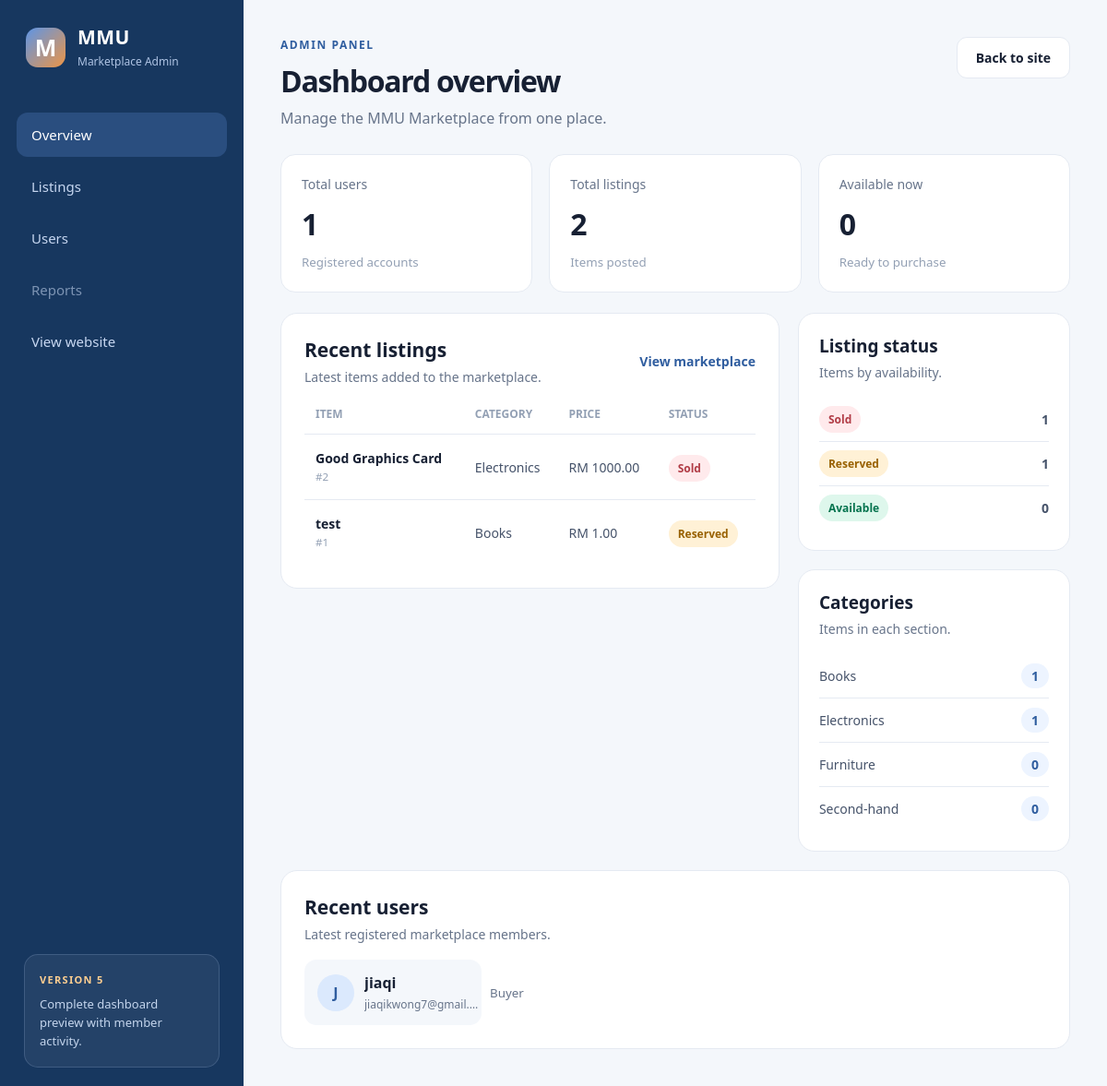
/admin, run on an earlier commit of the app's database.
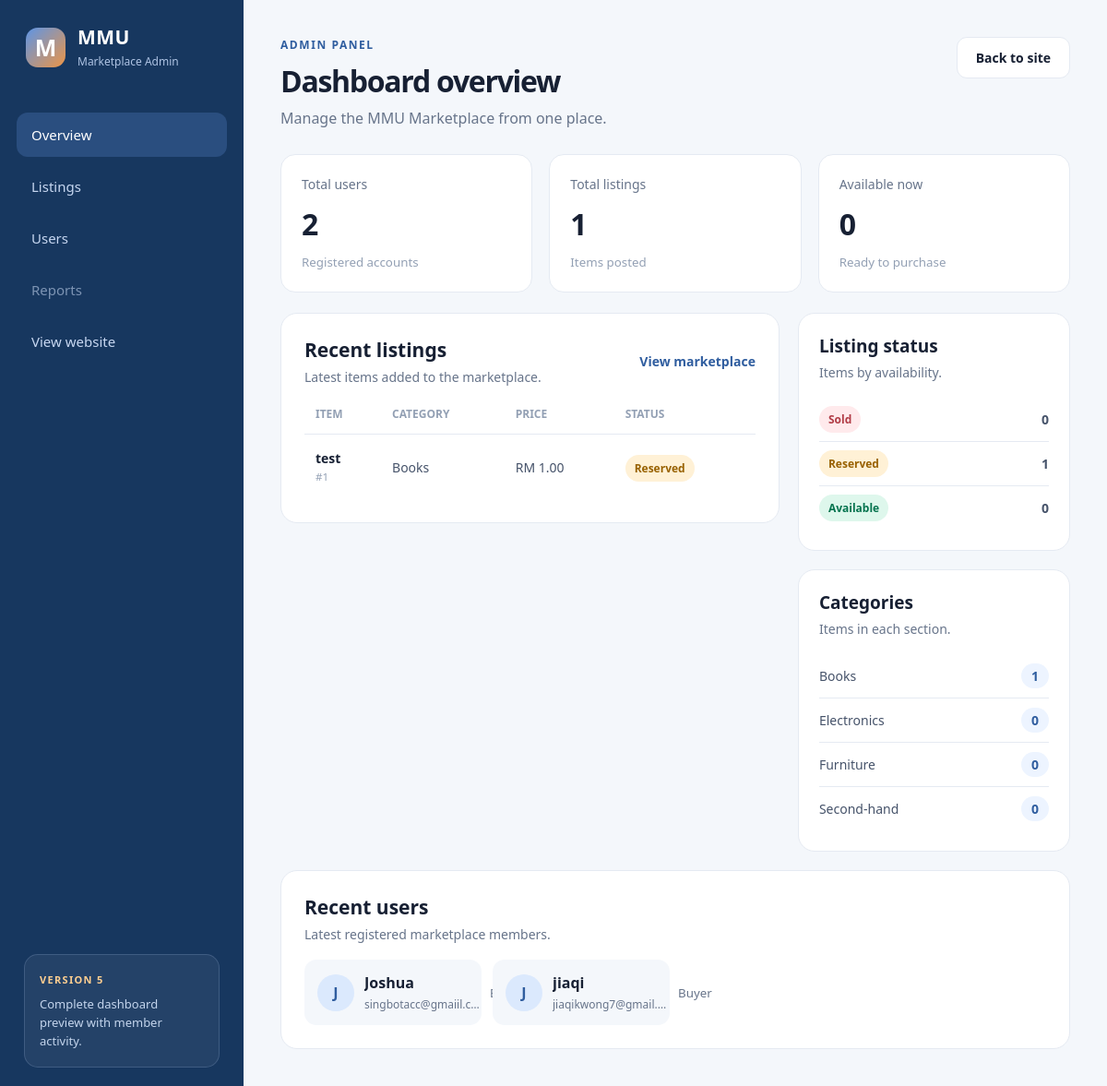
And on a later commit of the database.
### tables this page shows
CREATE TABLE item(
                   id INTEGER PRIMARY KEY AUTOINCREMENT,
                   title TEXT NOT NULL,
                   description TEXT NOT NULL,
                   category_id INTEGER NOT NULL,
                   status_id INTEGER NOT NULL,
                   condition_id INTEGER,
                   price REAL NOT NULL, image TEXT,
                   FOREIGN KEY(category_id) REFERENCES category(id),
                   FOREIGN KEY(status_id) REFERENCES status(id),
                   FOREIGN KEY(condition_id) REFERENCES item_condition(id)
                   );

CREATE TABLE category(
                   id INTEGER PRIMARY KEY AUTOINCREMENT,
                   name TEXT NOT NULL UNIQUE
                   
                   );

CREATE TABLE status(
                   id INTEGER PRIMARY KEY AUTOINCREMENT,
                   condition TEXT NOT NULL UNIQUE
                   
                   );

CREATE TABLE user(
                id INTEGER PRIMARY KEY AUTOINCREMENT,
                email TEXT NOT NULL UNIQUE,
                username TEXT NOT NULL,
                password TEXT NOT NULL,
                gender TEXT NOT NULL,
                role TEXT NOT NULL
                );

### app.py (the view)
@app.route("/admin")
def admin_dashboard():
    connect = sqlite3.connect("database.db")
    cursor = connect.cursor()
    cursor.execute("SELECT COUNT(*) FROM user")
    total_users = cursor.fetchone()[0]
    cursor.execute("SELECT COUNT(*) FROM item")
    total_listings = cursor.fetchone()[0]
    cursor.execute("""
        SELECT COUNT(*)
        FROM item
        JOIN status ON item.status_id = status.id
        WHERE status.condition = 'Available'
    """)
    available_listings = cursor.fetchone()[0]
    cursor.execute("""
        SELECT item.id, item.title, item.price, category.name, status.condition
        FROM item
        JOIN category ON item.category_id = category.id
        JOIN status ON item.status_id = status.id
        ORDER BY item.id DESC
        LIMIT 5
    """)
    recent_items = cursor.fetchall()
    cursor.execute("""
        SELECT status.condition, COUNT(item.id)
        FROM status
        LEFT JOIN item ON item.status_id = status.id
        GROUP BY status.id, status.condition
        ORDER BY status.id
    """)
    status_summary = cursor.fetchall()
    cursor.execute("""
        SELECT category.name, COUNT(item.id)
        FROM category
        LEFT JOIN item ON item.category_id = category.id
        GROUP BY category.id, category.name
        ORDER BY category.name
    """)
    category_summary = cursor.fetchall()
    cursor.execute("""
        SELECT username, email, role
        FROM user
        ORDER BY id DESC
        LIMIT 6
    """)
    recent_users = cursor.fetchall()
    connect.close()
    stats = {
        "total_users": total_users,
        "total_listings": total_listings,
        "available_listings": available_listings
    }
    return render_template("admin.html",
                           stats=stats,
                           recent_items=recent_items,
                           status_summary=status_summary,
                           category_summary=category_summary,
                           recent_users=recent_users)

### templates/admin.html (shortened to what this page needs)
<!DOCTYPE html>
<html lang="en">
<head>
    <link rel="stylesheet" href="{{ url_for('static', filename='css/admin.css') }}">
</head>
<body class="admin-body">
    <div class="admin-layout">
        <aside class="admin-sidebar">
            <a class="admin-brand" href="{{ url_for('home') }}">
                <span class="brand-mark">M</span>
                <span>
                    <strong>MMU</strong>
                    <small>Marketplace Admin</small>
                </span>
            </a>
            <nav class="admin-nav" aria-label="Admin navigation">
                <a class="active" href="{{ url_for('admin_dashboard') }}">Overview</a>
                <a href="{{ url_for('marketplace') }}">Listings</a>
                <a href="#recent-users">Users</a>
                <span class="disabled">Reports</span>
                <a href="{{ url_for('home') }}">View website</a>
            </nav>
            <section class="preview-note">
                <p class="preview-label">Version 5</p>
                <p>Complete dashboard preview with member activity.</p>
            </section>
        </aside>
        <main class="admin-main">
            <header class="dashboard-header">
                <div>
                    <p class="eyebrow">ADMIN PANEL</p>
                    <h1>Dashboard overview</h1>
                    <p class="dashboard-subtitle">Manage the MMU Marketplace from one place.</p>
                </div>
                <a class="button" href="{{ url_for('home') }}">Back to site</a>
            </header>
            <section class="stat-grid" aria-label="Marketplace statistics">
                <article class="stat-card">
                    <p>Total users</p>
                    <strong>{{ stats.total_users }}</strong>
                    <small>Registered accounts</small>
                </article>
                <article class="stat-card">
                    <p>Total listings</p>
                    <strong>{{ stats.total_listings }}</strong>
                    <small>Items posted</small>
                </article>
                <article class="stat-card">
                    <p>Available now</p>
                    <strong>{{ stats.available_listings }}</strong>
                    <small>Ready to purchase</small>
                </article>
            </section>
            <div class="dashboard-columns">
                <section class="listings-panel">
                    <div class="panel-heading">
                        <div>
                            <h2>Recent listings</h2>
                            <p>Latest items added to the marketplace.</p>
                        </div>
                        <a href="{{ url_for('marketplace') }}">View marketplace</a>
                    </div>
                    <div class="table-wrap">
                        <table class="listing-table">
                            <thead>
                                <tr>
                                    <th>Item</th>
                                    <th>Category</th>
                                    <th>Price</th>
                                    <th>Status</th>
                                </tr>
                            </thead>
                            <tbody>
                                {% for item_id, title, price, category, status in recent_items %}
                                <tr>
                                    <td>
                                        <strong>{{ title }}</strong>
                                        <small>#{{ item_id }}</small>
                                    </td>
                                    <td>{{ category }}</td>
                                    <td>RM {{ "%.2f" | format(price) }}</td>
                                    <td><span class="status status-{{ status | lower }}">{{ status }}</span></td>
                                </tr>
                                {% else %}
                                <tr class="empty-row">
                                    <td colspan="4">No items listed yet.</td>
                                </tr>
                                {% endfor %}
                            </tbody>
                        </table>
                    </div>
                </section>
                <div class="summary-panels">
                    <section class="summary-panel">
                        <div class="panel-heading small">
                            <div>
                                <h2>Listing status</h2>
                                <p>Items by availability.</p>
                            </div>
                        </div>
                        <div class="summary-list">
                            {% for status, count in status_summary %}
                            <div>
                                <span class="status status-{{ status | lower }}">{{ status }}</span>
                                <strong>{{ count }}</strong>
                            </div>
                            {% endfor %}
                        </div>
                    </section>
                    <section class="summary-panel">
                        <div class="panel-heading small">
                            <div>
                                <h2>Categories</h2>
                                <p>Items in each section.</p>
                            </div>
                        </div>
                        <div class="category-list">
                            {% for category, count in category_summary %}
                            <div>
                                <span>{{ category }}</span>
                                <strong>{{ count }}</strong>
                            </div>
                            {% endfor %}
                        </div>
                    </section>
                </div>
            </div>
            <section class="users-panel" id="recent-users">
                <div class="panel-heading">
                    <div>
                        <h2>Recent users</h2>
                        <p>Latest registered marketplace members.</p>
                    </div>
                </div>
                {% if recent_users %}
                <div class="user-grid">
                    {% for username, email, role in recent_users %}
                    <article class="user-card">
                        <span class="user-avatar">{{ username[0] | upper }}</span>
                        <div>
                            <strong>{{ username }}</strong>
                            <p>{{ email }}</p>
                        </div>
                        <small>{{ role }}</small>
                    </article>
                    {% endfor %}
                </div>
                {% else %}
                <div class="user-empty">
                    <strong>No users registered yet</strong>
                    <p>New member accounts will appear here after students register.</p>
                </div>
                {% endif %}
            </section>
        </main>
    </div>
</body>
</html>

What changed in the data, as far as the page shows it:
removed item: title "Good Graphics Card", id "2", name "Electronics", price "1000.00", condition "Sold"
computed for status "Sold": id "1" → "0"
computed for category "Electronics": id "1" → "0"
added user: username "J", username "Joshua", email "singbotacc@gmaiil.c…"
Also different on the page:
{{ stats.total_users }}: "1" → "2"
{{ stats.total_listings }}: "2" → "1"
